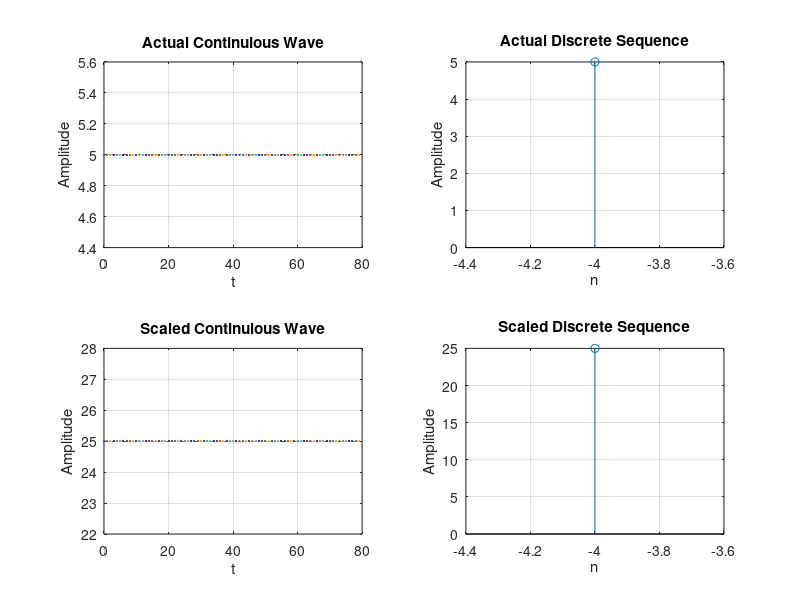

Write the MATLAB code that produced this figure.
% assignment 3 q 3
%% clear
clc;
clear all;
close all;

%% creating plots for continuious waves
% set t range
t = 0:79;

% take wave equation from user
y = input('Enter a continuious signal : ' );

% plot actual wave
subplot(2,2,1);
plot(t,y);
title('Actual Continuious Wave');
xlabel('t');
ylabel('Amplitude');
grid on;

% take wave amplifiaction
a = input('Enter scale factor (gain) : ' );

% plot scaled wave
subplot(2,2,3);
plot(t,a*y);
title('Scaled Continuious Wave');
xlabel('t');
ylabel('Amplitude');
grid on;

%% clearing workspace
clear y t ;

%% creating plots for discrete wave
% take sequence from user
x = input('Enter a sequence : ' );
origin = round(abs(input('Enter origin index (starting from 1) : ')));
% set time range
n = -(origin-1):(length(x)-origin);

% plot original signal
subplot(2,2,2);
stem(n,x);
title('Actual Discrete Sequence');
xlabel('n');
ylabel('Amplitude');
grid on;

% take wave amplifiaction
a = input('Enter scale factor (gain) : ' );

% plot scaled signal
subplot(2,2,4);
stem(n,a*x);
title('Scaled Discrete Sequence');
xlabel('n');
ylabel('Amplitude');
grid on;